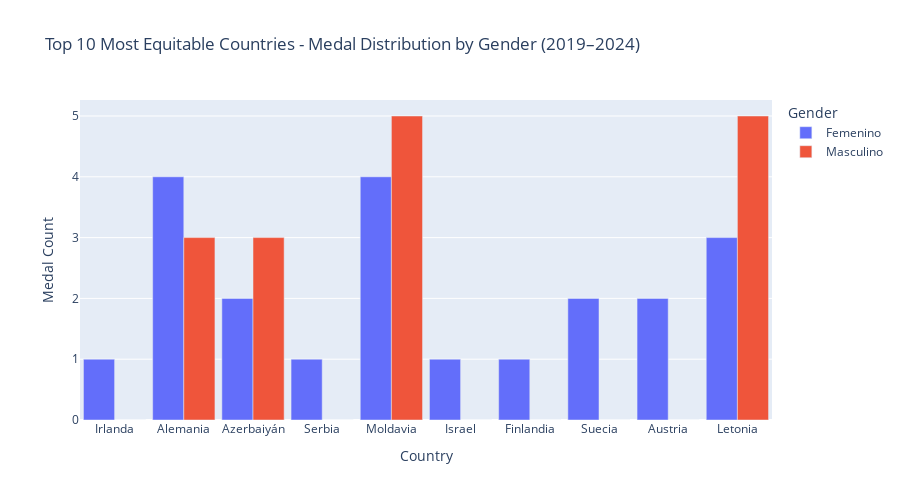

This figure's notebook cell:
### Code cell
# Visualization: Gender Equity in Medals
top_equidad = medallas_equidad.head(10)[['Femenino', 'Masculino']]

fig = go.Figure()

for genero in top_equidad.columns:
    fig.add_trace(go.Bar(
        name=genero,
        x=top_equidad.index,
        y=top_equidad[genero],
        hovertemplate='País: %{x}<br>Medallas: %{y}<extra></extra>'
    ))

fig.update_layout(
    barmode='group',
    bargap=0.1,
    title='Top 10 Most Equitable Countries - Medal Distribution by Gender (2019–2024)',
    xaxis_title='Country',
    yaxis_title='Medal Count',
    legend_title='Gender',
    height=500,
    width=900
)

fig.show()
fig.write_image('chart_equidad_medallas.png', width=900, height=500)

### Figure 1 — Plotly figure (JSON) as saved in the notebook; plotly's stock layout.template omitted (floating-point values rounded to 4 significant figures)
{"data": [{"hovertemplate": "País: %{x}<br>Medallas: %{y}<extra></extra>", "name": "Femenino", "type": "bar", "x": ["Irlanda", "Alemania", "Azerbaiyán", "Serbia", "Moldavia", "Israel", "Finlandia", "Suecia", "Austria", "Letonia"], "y": [1, 4, 2, 1, 4, 1, 1, 2, 2, 3]}, {"hovertemplate": "País: %{x}<br>Medallas: %{y}<extra></extra>", "name": "Masculino", "type": "bar", "x": ["Irlanda", "Alemania", "Azerbaiyán", "Serbia", "Moldavia", "Israel", "Finlandia", "Suecia", "Austria", "Letonia"], "y": [0, 3, 3, 0, 5, 0, 0, 0, 0, 5]}], "layout": {"bargap": 0.1, "barmode": "group", "height": 500, "legend": {"title": {"text": "Gender"}}, "title": {"text": "Top 10 Most Equitable Countries - Medal Distribution by Gender (2019–2024)"}, "width": 900, "xaxis": {"title": {"text": "Country"}}, "yaxis": {"title": {"text": "Medal Count"}}}}
